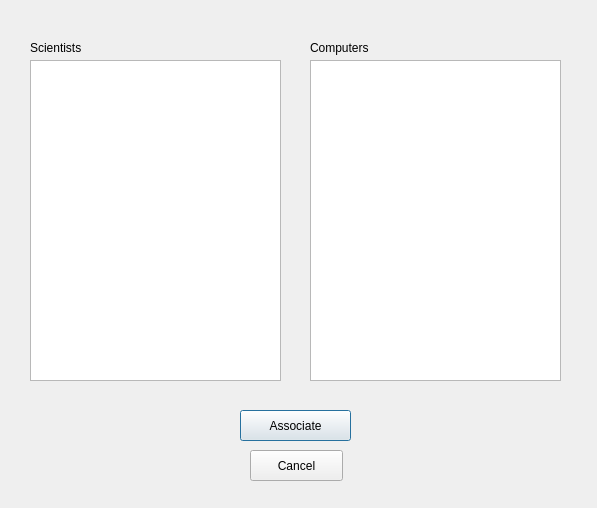
<?xml version="1.0" encoding="UTF-8"?>
<ui version="4.0">
 <class>addAssociationDialog</class>
 <widget class="QDialog" name="addAssociationDialog">
  <property name="geometry">
   <rect>
    <x>0</x>
    <y>0</y>
    <width>597</width>
    <height>508</height>
   </rect>
  </property>
  <property name="windowTitle">
   <string>Dialog</string>
  </property>
  <widget class="QListWidget" name="scientistList">
   <property name="geometry">
    <rect>
     <x>30</x>
     <y>60</y>
     <width>251</width>
     <height>321</height>
    </rect>
   </property>
  </widget>
  <widget class="QListWidget" name="computersList">
   <property name="geometry">
    <rect>
     <x>310</x>
     <y>60</y>
     <width>251</width>
     <height>321</height>
    </rect>
   </property>
  </widget>
  <widget class="QPushButton" name="addAssociationButton">
   <property name="geometry">
    <rect>
     <x>240</x>
     <y>410</y>
     <width>111</width>
     <height>31</height>
    </rect>
   </property>
   <property name="text">
    <string>Associate</string>
   </property>
  </widget>
  <widget class="QPushButton" name="cancelAddAssociationButton">
   <property name="geometry">
    <rect>
     <x>250</x>
     <y>450</y>
     <width>93</width>
     <height>31</height>
    </rect>
   </property>
   <property name="text">
    <string>Cancel</string>
   </property>
  </widget>
  <widget class="QLabel" name="scientistListLabel">
   <property name="geometry">
    <rect>
     <x>30</x>
     <y>40</y>
     <width>81</width>
     <height>16</height>
    </rect>
   </property>
   <property name="text">
    <string>Scientists</string>
   </property>
  </widget>
  <widget class="QLabel" name="computersListLabel">
   <property name="geometry">
    <rect>
     <x>310</x>
     <y>40</y>
     <width>81</width>
     <height>16</height>
    </rect>
   </property>
   <property name="text">
    <string>Computers</string>
   </property>
  </widget>
 </widget>
 <resources/>
 <connections/>
</ui>
